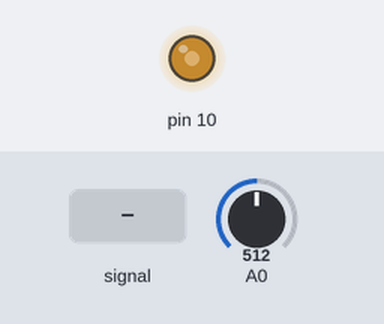
A sketch run on a simulated Arduino Uno, built with avr-gcc and run on an emulated ATmega328P. Shown: output pins drawn as LEDs (lit = HIGH). The inputs (shaded band) are chosen by the test bench; at power-on: A0 = 512. What the sketch prints to the serial monitor is not drawn.

Above: at 1.2 s.
1.3 s: A0 fed a 200 Hz sine of ±81 counts around its level
Timing chart, 0 to 2.9 s (numbered marks = the images above; inputs shaded):
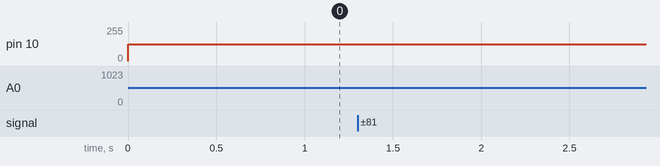

The sketch:

test_7_dc_motor1.ino
```cpp
void setup()
{
  Serial.begin(9600);
  pinMode(12, INPUT_PULLUP);
  pinMode(10, OUTPUT);
  pinMode(A0, INPUT);
}
int ctime;
void loop()
{
  int temp = analogRead(A0);
  int temp_pwm = map(temp,0,1023,0,255);
  analogWrite(10, temp_pwm);

  ctime = millis();
  if(ctime %100 ==0)
  	Serial.println("pwm val = " +String(temp_pwm));
}
```
